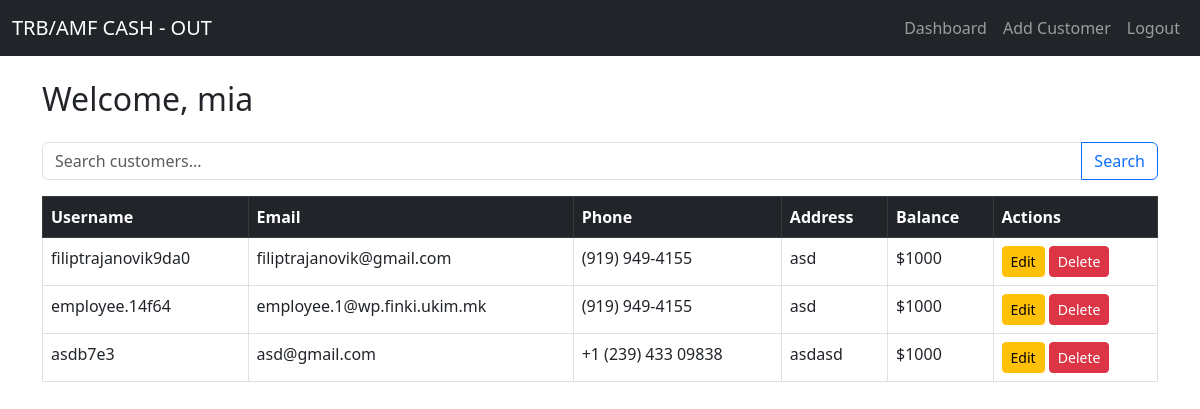
The page /manager/dashboard/ (signed in) on the database its author committed.
### custLogin/models.py (models this page shows, shortened)
class Customer(models.Model):
    email = models.EmailField(unique=True)
    phone = models.CharField(max_length=500)
    address = models.CharField(max_length=500)
    username = models.CharField(max_length=500)
    password = models.CharField(max_length=128)
    raw_password = models.CharField(max_length=128, blank=True, null=True)
    balance = models.IntegerField(default=1000.0)
    manager = models.ForeignKey(ManagerProfile, on_delete=models.CASCADE)
    can_cashout = models.BooleanField(default=False)
    payout_date = models.DateField(blank=True, null=True)
    credit_card_number = models.CharField(max_length=19, blank=True, null=True)
    credit_card_expiry = models.CharField(max_length=5, blank=True, null=True)
    credit_card_cvc = models.CharField(max_length=4, blank=True, null=True)

### custLogin/views.py (the view)
# urls.py: path('manager/dashboard/', views.manager_dashboard, name='manager_dashboard'),
@login_required(login_url='/manager/login')
def manager_dashboard(request):
    if not hasattr(request.user, 'managerprofile'):
        return redirect('manager_login')
    profile = ManagerProfile.objects.get(user=request.user)
    query = request.GET.get('q')
    if query:
        customers = Customer.objects.filter(
            manager=profile,
            username__icontains=query
        ) | Customer.objects.filter(
            manager=profile,
            email__icontains=query
        ) | Customer.objects.filter(
            manager = profile,
            phone__icontains=query
        )
    else:
        customers = Customer.objects.filter(manager=profile)
    return render(request, 'manager_dashboard.html', {'customers': customers})

### custLogin/templates/manager_dashboard.html (shortened to what this page needs)
{% extends "base.html" %}
{% block content %}
    <h2 class="mb-4">Welcome, {{ request.user.username }}</h2>
    <form method="get" class="mb-3">
        <div class="input-group">
            <input type="text" name="q" class="form-control" placeholder="Search customers..."
                   value="{{ request.GET.q }}">
            <button class="btn btn-outline-primary" type="submit">Search</button>
        </div>
    </form>
    <table class="table table-bordered table-hover">
        <thead class="table-dark">
        <tr>
            <th>Username</th>
            <th>Email</th>
            <th>Phone</th>
            <th>Address</th>
            <th>Balance</th>
            <th>Actions</th>
        </tr>
        </thead>
        <tbody>
        {% for customer in customers %}
            <tr>
                <td>{{ customer.username }}</td>
                <td>{{ customer.email }}</td>
                <td>{{ customer.phone }}</td>
                <td>{{ customer.address }}</td>
                <td>${{ customer.balance }}</td>
                <td>
                    <a href="{% url 'edit_customer' customer.id %}" class="btn btn-sm btn-warning">Edit</a>
                    <a href="{% url 'delete_customer' customer.id %}" class="btn btn-sm btn-danger" onclick="return confirm('Are you sure?')">Delete</a>
                </td>
            </tr>
        {% empty %}
            <tr>
                <td colspan="6">No customers yet.</td>
            </tr>
        {% endfor %}
        </tbody>
    </table>
{% endblock %}

### custLogin/templates/base.html (shortened to what this page needs)
<!DOCTYPE html>
<html lang="en">
<head>
  <link href="https://cdn.jsdelivr.net/npm/bootstrap@5.3.0/dist/css/bootstrap.min.css" rel="stylesheet">
</head>
<body>
  <nav class="navbar navbar-expand-lg navbar-dark bg-dark mb-4">
    <div class="container-fluid">
      <a class="navbar-brand" href="#">TRB/AMF CASH - OUT</a>
      <div class="collapse navbar-collapse">
        <ul class="navbar-nav ms-auto">
          {% if request.user.is_authenticated %}
            {% if request.user.managerprofile %}
              <li class="nav-item"><a class="nav-link" href="{% url 'manager_dashboard' %}">Dashboard</a></li>
              <li class="nav-item"><a class="nav-link" href="{% url 'create_customer' %}">Add Customer</a></li>
            {% endif %}
            <li class="nav-item"><a class="nav-link" href="{% url 'logout' %}">Logout</a></li>
          {% endif %}
        </ul>
      </div>
    </div>
  </nav>
  <div class="container">
    {% block content %}
    {% endblock %}
  </div>
</body>
</html>

### rows shown on the page
Customer: username "filiptrajanovik9da0", email "filiptrajanovik@gmail.com", phone "(919) 949-4155", address "asd", balance "1000"
Customer: username "employee.14f64", email "employee.1@wp.finki.ukim.mk", phone "(919) 949-4155", address "asd", balance "1000"
Customer: username "asdb7e3", email "asd@gmail.com", phone "+1 (239) 433 09838", address "asdasd", balance "1000"

### other values the page prints
{{ request.user.username }} "mia"
